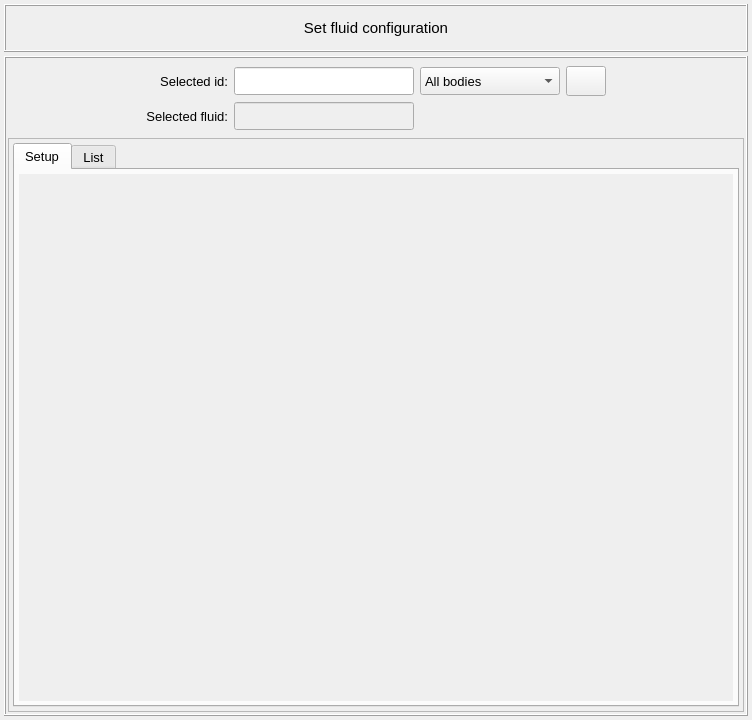
<?xml version="1.0" encoding="UTF-8"?>
<ui version="4.0">
 <class>Dialog</class>
 <widget class="QDialog" name="Dialog">
  <property name="geometry">
   <rect>
    <x>0</x>
    <y>0</y>
    <width>752</width>
    <height>720</height>
   </rect>
  </property>
  <property name="minimumSize">
   <size>
    <width>740</width>
    <height>600</height>
   </size>
  </property>
  <property name="maximumSize">
   <size>
    <width>1000</width>
    <height>720</height>
   </size>
  </property>
  <property name="windowTitle">
   <string>Dialog</string>
  </property>
  <layout class="QGridLayout" name="gridLayout">
   <property name="leftMargin">
    <number>4</number>
   </property>
   <property name="topMargin">
    <number>4</number>
   </property>
   <property name="rightMargin">
    <number>4</number>
   </property>
   <property name="bottomMargin">
    <number>4</number>
   </property>
   <property name="spacing">
    <number>4</number>
   </property>
   <item row="1" column="0">
    <widget class="QFrame" name="frame_main_widget">
     <property name="minimumSize">
      <size>
       <width>0</width>
       <height>0</height>
      </size>
     </property>
     <property name="maximumSize">
      <size>
       <width>16777215</width>
       <height>16777215</height>
      </size>
     </property>
     <property name="frameShape">
      <enum>QFrame::Shape::Box</enum>
     </property>
     <property name="frameShadow">
      <enum>QFrame::Shadow::Raised</enum>
     </property>
     <layout class="QGridLayout" name="gridLayout_3">
      <property name="leftMargin">
       <number>2</number>
      </property>
      <property name="topMargin">
       <number>2</number>
      </property>
      <property name="rightMargin">
       <number>2</number>
      </property>
      <property name="bottomMargin">
       <number>2</number>
      </property>
      <property name="spacing">
       <number>2</number>
      </property>
      <item row="0" column="0">
       <widget class="QFrame" name="frame_2">
        <property name="minimumSize">
         <size>
          <width>400</width>
          <height>0</height>
         </size>
        </property>
        <property name="maximumSize">
         <size>
          <width>16777215</width>
          <height>80</height>
         </size>
        </property>
        <property name="frameShape">
         <enum>QFrame::Shape::NoFrame</enum>
        </property>
        <property name="frameShadow">
         <enum>QFrame::Shadow::Raised</enum>
        </property>
        <property name="lineWidth">
         <number>1</number>
        </property>
        <layout class="QGridLayout" name="gridLayout_4">
         <property name="leftMargin">
          <number>6</number>
         </property>
         <property name="topMargin">
          <number>6</number>
         </property>
         <property name="rightMargin">
          <number>6</number>
         </property>
         <property name="bottomMargin">
          <number>6</number>
         </property>
         <item row="0" column="0">
          <spacer name="horizontalSpacer_4">
           <property name="orientation">
            <enum>Qt::Orientation::Horizontal</enum>
           </property>
           <property name="sizeHint" stdset="0">
            <size>
             <width>40</width>
             <height>20</height>
            </size>
           </property>
          </spacer>
         </item>
         <item row="1" column="2">
          <widget class="QLineEdit" name="lineEdit_selected_fluid_name">
           <property name="enabled">
            <bool>false</bool>
           </property>
           <property name="minimumSize">
            <size>
             <width>180</width>
             <height>28</height>
            </size>
           </property>
           <property name="maximumSize">
            <size>
             <width>180</width>
             <height>28</height>
            </size>
           </property>
           <property name="font">
            <font>
             <pointsize>10</pointsize>
            </font>
           </property>
           <property name="focusPolicy">
            <enum>Qt::FocusPolicy::ClickFocus</enum>
           </property>
           <property name="styleSheet">
            <string notr="true"/>
           </property>
           <property name="text">
            <string/>
           </property>
           <property name="alignment">
            <set>Qt::AlignmentFlag::AlignCenter</set>
           </property>
          </widget>
         </item>
         <item row="0" column="2">
          <widget class="QLineEdit" name="lineEdit_selection_id">
           <property name="enabled">
            <bool>true</bool>
           </property>
           <property name="minimumSize">
            <size>
             <width>180</width>
             <height>28</height>
            </size>
           </property>
           <property name="maximumSize">
            <size>
             <width>180</width>
             <height>28</height>
            </size>
           </property>
           <property name="font">
            <font>
             <pointsize>10</pointsize>
            </font>
           </property>
           <property name="focusPolicy">
            <enum>Qt::FocusPolicy::ClickFocus</enum>
           </property>
           <property name="styleSheet">
            <string notr="true"/>
           </property>
           <property name="text">
            <string/>
           </property>
           <property name="alignment">
            <set>Qt::AlignmentFlag::AlignCenter</set>
           </property>
          </widget>
         </item>
         <item row="1" column="1">
          <widget class="QLabel" name="label_selected_fluid">
           <property name="minimumSize">
            <size>
             <width>0</width>
             <height>28</height>
            </size>
           </property>
           <property name="maximumSize">
            <size>
             <width>16777215</width>
             <height>28</height>
            </size>
           </property>
           <property name="font">
            <font>
             <family>MS Shell Dlg 2</family>
             <pointsize>10</pointsize>
             <bold>false</bold>
            </font>
           </property>
           <property name="text">
            <string>Selected fluid:</string>
           </property>
           <property name="textFormat">
            <enum>Qt::TextFormat::AutoText</enum>
           </property>
           <property name="alignment">
            <set>Qt::AlignmentFlag::AlignRight|Qt::AlignmentFlag::AlignTrailing|Qt::AlignmentFlag::AlignVCenter</set>
           </property>
          </widget>
         </item>
         <item row="0" column="5">
          <spacer name="horizontalSpacer_3">
           <property name="orientation">
            <enum>Qt::Orientation::Horizontal</enum>
           </property>
           <property name="sizeHint" stdset="0">
            <size>
             <width>40</width>
             <height>20</height>
            </size>
           </property>
          </spacer>
         </item>
         <item row="0" column="1">
          <widget class="QLabel" name="label_selected_id">
           <property name="minimumSize">
            <size>
             <width>0</width>
             <height>28</height>
            </size>
           </property>
           <property name="maximumSize">
            <size>
             <width>16777215</width>
             <height>28</height>
            </size>
           </property>
           <property name="font">
            <font>
             <family>MS Shell Dlg 2</family>
             <pointsize>10</pointsize>
             <bold>false</bold>
            </font>
           </property>
           <property name="text">
            <string>Selected id:</string>
           </property>
           <property name="textFormat">
            <enum>Qt::TextFormat::AutoText</enum>
           </property>
           <property name="alignment">
            <set>Qt::AlignmentFlag::AlignRight|Qt::AlignmentFlag::AlignTrailing|Qt::AlignmentFlag::AlignVCenter</set>
           </property>
          </widget>
         </item>
         <item row="0" column="3">
          <widget class="QComboBox" name="comboBox_attribution_type">
           <property name="minimumSize">
            <size>
             <width>140</width>
             <height>28</height>
            </size>
           </property>
           <property name="maximumSize">
            <size>
             <width>16777215</width>
             <height>28</height>
            </size>
           </property>
           <property name="font">
            <font>
             <pointsize>10</pointsize>
            </font>
           </property>
           <item>
            <property name="text">
             <string>All bodies</string>
            </property>
           </item>
           <item>
            <property name="text">
             <string>Selected bodies</string>
            </property>
           </item>
          </widget>
         </item>
         <item row="0" column="4">
          <widget class="QPushButton" name="pushButton_select_group">
           <property name="minimumSize">
            <size>
             <width>40</width>
             <height>30</height>
            </size>
           </property>
           <property name="maximumSize">
            <size>
             <width>40</width>
             <height>30</height>
            </size>
           </property>
           <property name="font">
            <font>
             <family>MS Shell Dlg 2</family>
             <pointsize>11</pointsize>
             <italic>false</italic>
             <bold>true</bold>
            </font>
           </property>
           <property name="toolTip">
            <string>&lt;html&gt;&lt;head/&gt;&lt;body&gt;&lt;p&gt;&lt;span style=&quot; font-size:10pt; font-weight:400;&quot;&gt;Show the created groups&lt;/span&gt;&lt;/p&gt;&lt;/body&gt;&lt;/html&gt;</string>
           </property>
           <property name="styleSheet">
            <string notr="true"/>
           </property>
           <property name="text">
            <string/>
           </property>
           <property name="icon">
            <iconset resource="../../../icons/dark_theme/resources.qrc">
             <normaloff>:/icons/selection_icon.png</normaloff>:/icons/selection_icon.png</iconset>
           </property>
           <property name="iconSize">
            <size>
             <width>20</width>
             <height>20</height>
            </size>
           </property>
           <property name="autoDefault">
            <bool>false</bool>
           </property>
           <property name="flat">
            <bool>false</bool>
           </property>
          </widget>
         </item>
        </layout>
       </widget>
      </item>
      <item row="1" column="0">
       <widget class="QFrame" name="frame_3">
        <property name="frameShape">
         <enum>QFrame::Shape::StyledPanel</enum>
        </property>
        <property name="frameShadow">
         <enum>QFrame::Shadow::Raised</enum>
        </property>
        <layout class="QGridLayout" name="gridLayout_7">
         <property name="leftMargin">
          <number>4</number>
         </property>
         <property name="topMargin">
          <number>4</number>
         </property>
         <property name="rightMargin">
          <number>4</number>
         </property>
         <property name="bottomMargin">
          <number>4</number>
         </property>
         <property name="spacing">
          <number>4</number>
         </property>
         <item row="0" column="0">
          <widget class="QTabWidget" name="tabWidget_main">
           <property name="font">
            <font>
             <pointsize>10</pointsize>
            </font>
           </property>
           <property name="currentIndex">
            <number>0</number>
           </property>
           <widget class="QWidget" name="tab_setup">
            <attribute name="title">
             <string>Setup</string>
            </attribute>
            <layout class="QGridLayout" name="gridLayout_5">
             <property name="leftMargin">
              <number>4</number>
             </property>
             <property name="topMargin">
              <number>4</number>
             </property>
             <property name="rightMargin">
              <number>4</number>
             </property>
             <property name="bottomMargin">
              <number>4</number>
             </property>
             <item row="0" column="0">
              <widget class="QScrollArea" name="scrollArea_table_of_fluids">
               <property name="frameShape">
                <enum>QFrame::Shape::NoFrame</enum>
               </property>
               <property name="widgetResizable">
                <bool>true</bool>
               </property>
               <widget class="QWidget" name="scrollAreaWidgetContents">
                <property name="geometry">
                 <rect>
                  <x>0</x>
                  <y>0</y>
                  <width>712</width>
                  <height>526</height>
                 </rect>
                </property>
               </widget>
              </widget>
             </item>
            </layout>
           </widget>
           <widget class="QWidget" name="tab_list">
            <attribute name="title">
             <string>List</string>
            </attribute>
            <layout class="QGridLayout" name="gridLayout_6">
             <item row="0" column="0">
              <widget class="QTableWidget" name="tableWidget_model_fluids">
               <property name="sizePolicy">
                <sizepolicy hsizetype="Expanding" vsizetype="Preferred">
                 <horstretch>0</horstretch>
                 <verstretch>0</verstretch>
                </sizepolicy>
               </property>
               <property name="minimumSize">
                <size>
                 <width>0</width>
                 <height>350</height>
                </size>
               </property>
               <property name="sizeAdjustPolicy">
                <enum>QAbstractScrollArea::SizeAdjustPolicy::AdjustToContents</enum>
               </property>
               <attribute name="verticalHeaderVisible">
                <bool>false</bool>
               </attribute>
               <column>
                <property name="text">
                 <string>Selection-ID</string>
                </property>
               </column>
               <column>
                <property name="text">
                 <string>Name</string>
                </property>
               </column>
               <column>
                <property name="text">
                 <string>Identifier</string>
                </property>
               </column>
               <column>
                <property name="text">
                 <string>Density [kg/m³]</string>
                </property>
               </column>
               <column>
                <property name="text">
                 <string>Speed of sound [m/s]</string>
                </property>
               </column>
               <column>
                <property name="text">
                 <string>Dynamic viscosity [Pa.s]</string>
                </property>
               </column>
              </widget>
             </item>
             <item row="1" column="0">
              <widget class="QFrame" name="frame_reset_remove_buttons">
               <property name="minimumSize">
                <size>
                 <width>560</width>
                 <height>40</height>
                </size>
               </property>
               <property name="maximumSize">
                <size>
                 <width>16777215</width>
                 <height>40</height>
                </size>
               </property>
               <property name="frameShape">
                <enum>QFrame::Shape::NoFrame</enum>
               </property>
               <property name="frameShadow">
                <enum>QFrame::Shadow::Raised</enum>
               </property>
               <layout class="QGridLayout" name="gridLayout_8">
                <property name="leftMargin">
                 <number>4</number>
                </property>
                <property name="topMargin">
                 <number>4</number>
                </property>
                <property name="rightMargin">
                 <number>4</number>
                </property>
                <property name="bottomMargin">
                 <number>4</number>
                </property>
                <property name="horizontalSpacing">
                 <number>12</number>
                </property>
                <item row="0" column="0">
                 <widget class="QPushButton" name="pushButton_reset">
                  <property name="minimumSize">
                   <size>
                    <width>100</width>
                    <height>28</height>
                   </size>
                  </property>
                  <property name="maximumSize">
                   <size>
                    <width>100</width>
                    <height>28</height>
                   </size>
                  </property>
                  <property name="font">
                   <font>
                    <family>MS Shell Dlg 2</family>
                    <pointsize>10</pointsize>
                    <italic>false</italic>
                    <bold>false</bold>
                   </font>
                  </property>
                  <property name="styleSheet">
                   <string notr="true"/>
                  </property>
                  <property name="text">
                   <string>Reset</string>
                  </property>
                  <property name="autoDefault">
                   <bool>false</bool>
                  </property>
                 </widget>
                </item>
                <item row="0" column="1">
                 <widget class="QPushButton" name="pushButton_remove">
                  <property name="minimumSize">
                   <size>
                    <width>100</width>
                    <height>28</height>
                   </size>
                  </property>
                  <property name="maximumSize">
                   <size>
                    <width>100</width>
                    <height>28</height>
                   </size>
                  </property>
                  <property name="font">
                   <font>
                    <family>MS Shell Dlg 2</family>
                    <pointsize>10</pointsize>
                    <italic>false</italic>
                    <bold>false</bold>
                   </font>
                  </property>
                  <property name="styleSheet">
                   <string notr="true"/>
                  </property>
                  <property name="text">
                   <string>Remove</string>
                  </property>
                  <property name="autoDefault">
                   <bool>false</bool>
                  </property>
                 </widget>
                </item>
               </layout>
              </widget>
             </item>
            </layout>
           </widget>
          </widget>
         </item>
        </layout>
       </widget>
      </item>
     </layout>
    </widget>
   </item>
   <item row="0" column="0">
    <widget class="QFrame" name="frame">
     <property name="minimumSize">
      <size>
       <width>400</width>
       <height>48</height>
      </size>
     </property>
     <property name="maximumSize">
      <size>
       <width>16777215</width>
       <height>48</height>
      </size>
     </property>
     <property name="frameShape">
      <enum>QFrame::Shape::Box</enum>
     </property>
     <property name="frameShadow">
      <enum>QFrame::Shadow::Raised</enum>
     </property>
     <property name="lineWidth">
      <number>1</number>
     </property>
     <layout class="QGridLayout" name="gridLayout_2">
      <property name="leftMargin">
       <number>6</number>
      </property>
      <property name="topMargin">
       <number>6</number>
      </property>
      <property name="rightMargin">
       <number>6</number>
      </property>
      <property name="bottomMargin">
       <number>6</number>
      </property>
      <item row="0" column="0">
       <widget class="QLabel" name="label">
        <property name="font">
         <font>
          <family>MS Shell Dlg 2</family>
          <pointsize>11</pointsize>
          <bold>false</bold>
         </font>
        </property>
        <property name="text">
         <string>Set fluid configuration</string>
        </property>
        <property name="textFormat">
         <enum>Qt::TextFormat::AutoText</enum>
        </property>
        <property name="alignment">
         <set>Qt::AlignmentFlag::AlignCenter</set>
        </property>
       </widget>
      </item>
     </layout>
    </widget>
   </item>
  </layout>
 </widget>
 <resources>
  <include location="../../../icons/dark_theme/resources.qrc"/>
 </resources>
 <connections/>
</ui>
